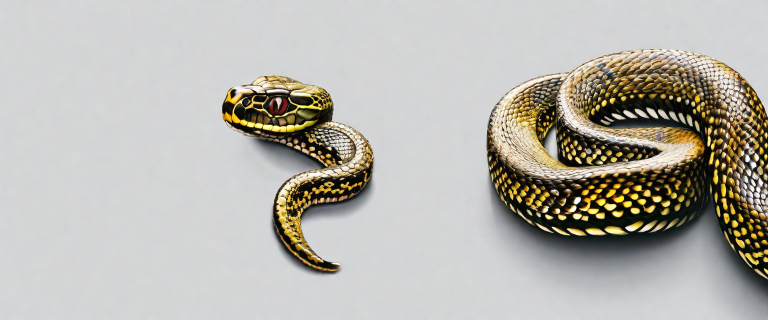
#> input picture input/python.png, 1536 x 640 px (shown at 1/2 size); its folder holds only this picture in this run
$ python Dimensions.py
#> lines starting #> are read from the running program, lines starting #| are printed output that depends on the picture
from PIL import Image
import os

def create_images_with_user_images(input_folder, output_folder, background_width, background_height):
#> called with input_folder = './input', output_folder = './final', background_width = 700, background_height = 300
    try:
        os.makedirs(output_folder, exist_ok=True)  # Create the output folder if it doesn't exist

        input_image_paths = [os.path.join(input_folder, filename) for filename in os.listdir(input_folder) if filename.lower().endswith(('.jpg', '.jpeg', '.png'))]

        for i, input_image_path in enumerate(input_image_paths):
            # Create a new white background image with transparency (RGBA)
            background = Image.new("RGBA", (background_width, background_height), (255, 255, 255, 0))

            # Open the user-uploaded image
            user_image = Image.open(input_image_path).convert("RGBA")

            # Calculate the scaling factor to fit the user image within the background
            width_ratio = background_width / user_image.width
#> width_ratio = 0.456
            height_ratio = background_height / user_image.height
#> height_ratio = 0.469

            # Use the minimum scaling factor to ensure the entire image fits within the background
            min_ratio = min(width_ratio, height_ratio)
#> min_ratio = 0.456

            # Resize the user image to fit within the background dimensions
            new_width = int(user_image.width * min_ratio)
#> new_width = 700
            new_height = int(user_image.height * min_ratio)
#> new_height = 291
            user_image = user_image.resize((new_width, new_height))
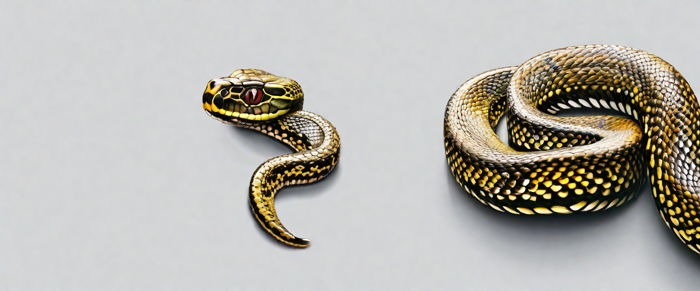
#> user_image: PIL image 700x291 RGBA; mean R, G, B, A 182.4, 180.2, 173.5, 255

            # Calculate the position to center the user image within the background
            x = (background_width - new_width) // 2
#> x = 0
            y = (background_height - new_height) // 2  # Center vertically
#> y = 4

            # Paste the user image onto the background
            background.paste(user_image, (x, y), user_image)
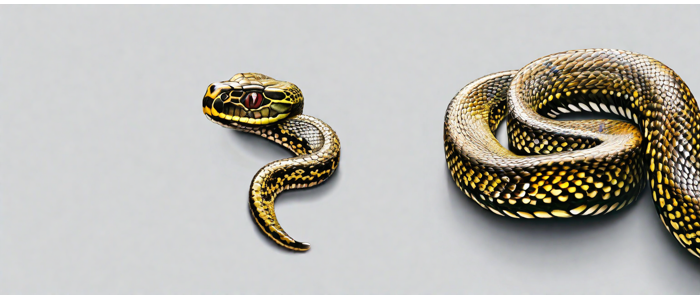
#> background: PIL image 700x300 RGBA; mean R, G, B, A 184.5, 182.4, 175.9, 247.3; transparent parts drawn white

            # Generate the output image path with the same filename in the output folder
            output_image_path = os.path.join(output_folder, os.path.basename(input_image_path))

            # Save the final image as a PNG with transparency
            background.save(output_image_path, format="PNG")

            print(f"Image {i + 1} created with user image centered and saved to {output_image_path}")

    except Exception as e:
        print(f"Error: {e}")

if __name__ == "__main__":
    input_folder = "./input"  # Input folder containing all the images
    output_folder = "./final"  # Output folder for the generated images
    background_width = 700
    background_height = 300

    create_images_with_user_images(input_folder, output_folder, background_width, background_height)
